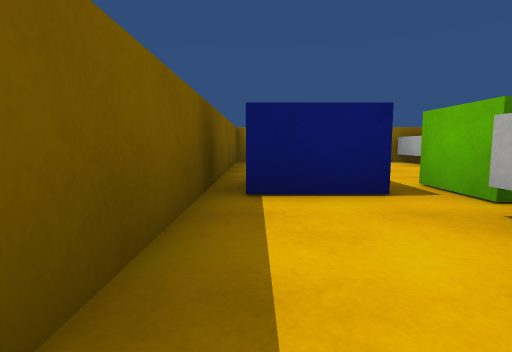
view 1 (above)

14 first-person views from a walk through a 3-D level made in the Unity game engine. The camera is 0.52 m above the floor, tilts 6° down and sees 80° across. The floor is counted in squares, 1 m on a side. Each view is taken from the middle of a square. On the plan, view 1 faces up. The plan holds only what a view shows up to about 9 squares ahead; the rest is blank. The place goes on beyond the plan. The player is left out. Surface patterns are stand-ins for the level's own textures.

view 2
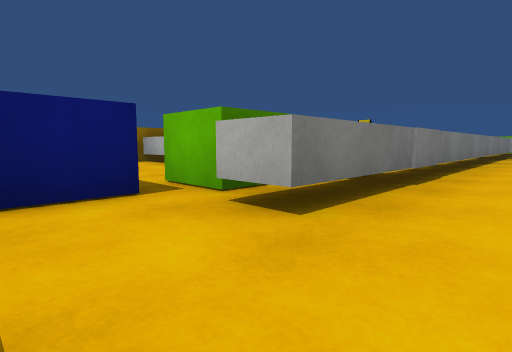

view 3
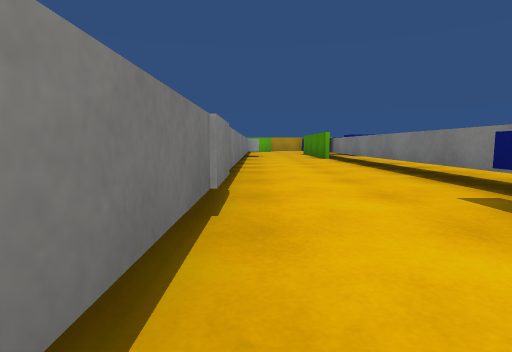

view 4
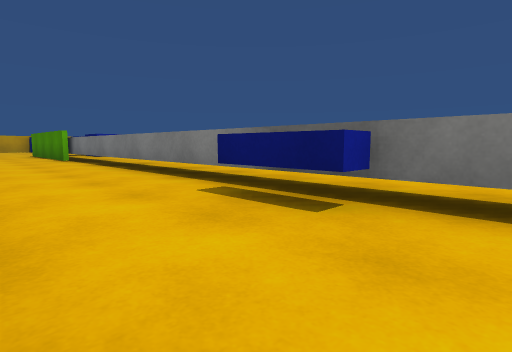

view 5
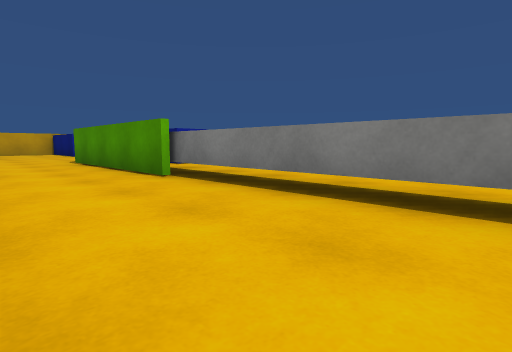

view 6
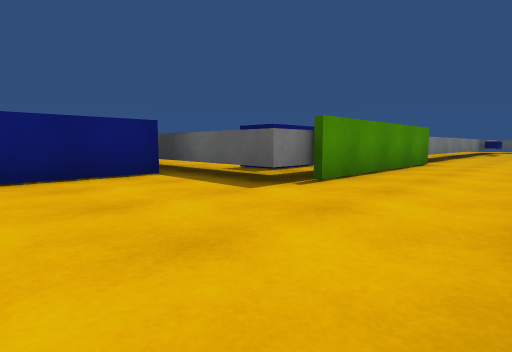

view 7
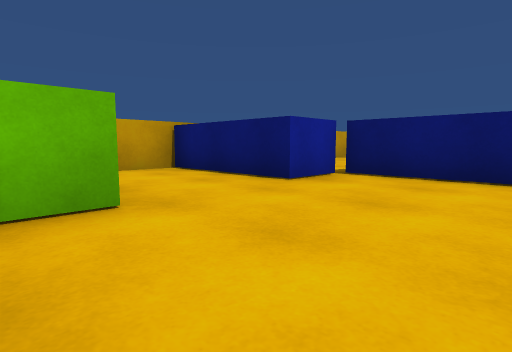

view 8
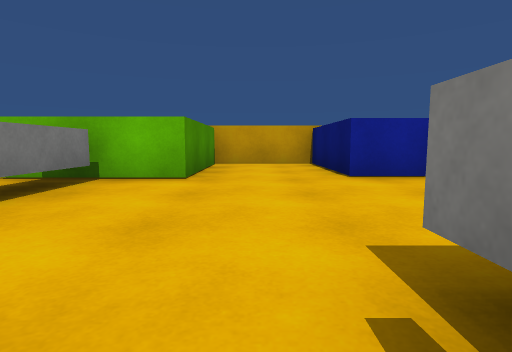

view 9
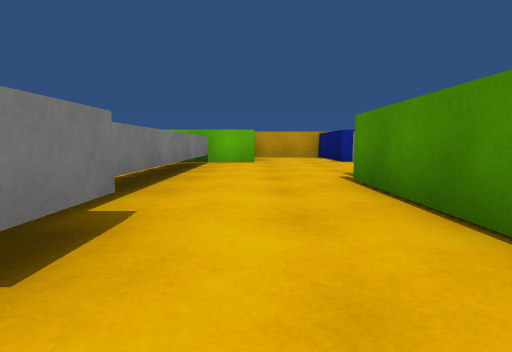

view 10
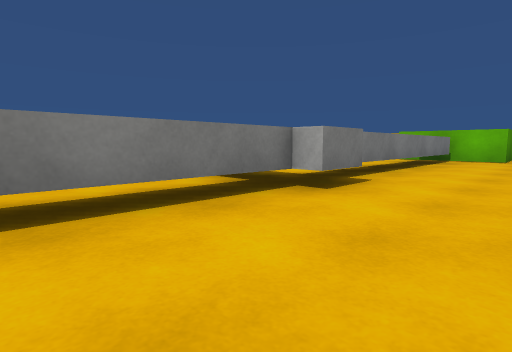

view 11
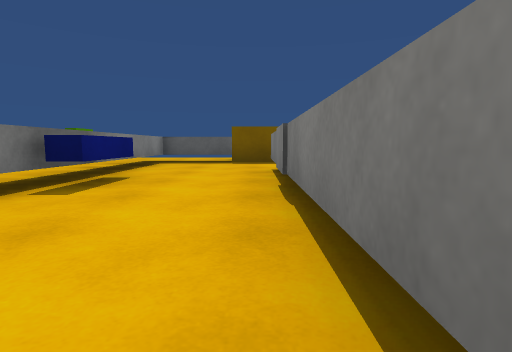

view 12
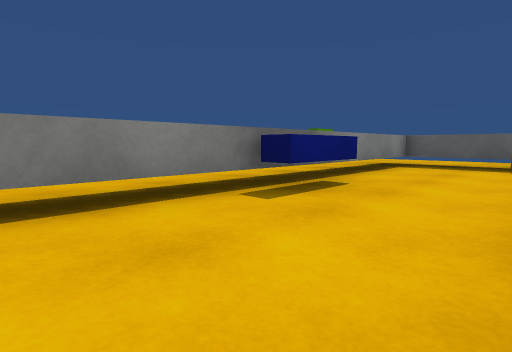

view 13
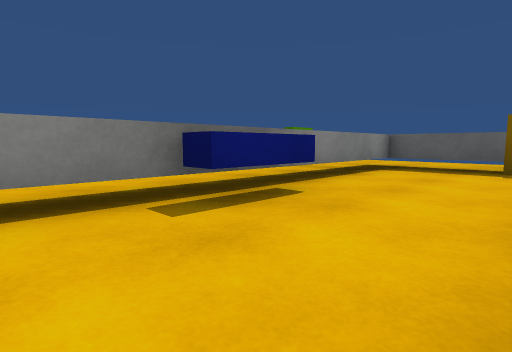

view 14
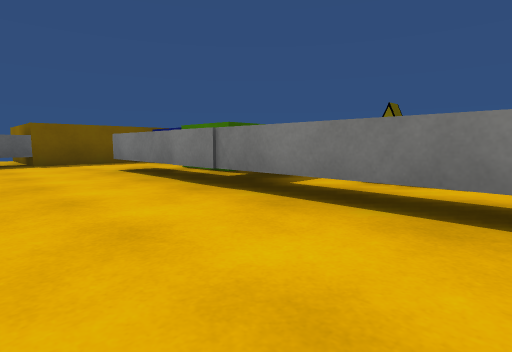

### Floor plan
Key: @ floor where view 1 was taken; # wall or solid block; . floor; ^ raised ledge; B blue block; G green block; S star; T thing the floor can be seen under or through; O other object.
Columns run from 1 left of view 1 to 25 right of it. Each row starts with its distance up from view 1.
  5 #
  4 #BBGG
  3 #BBGG  SS.  ...     ...
  2 #..####..TTTTTT  T####.#
  1 #..............TT......#
  0 #@.....................####
 -1 #...^^....................#
 -2 TTTTTTTTT##TTTTT####......#
 -3 ..  ...      ...BB #...####
 -4  O              BB #####
 -5                    #

Where each view was taken, in squares from view 1:
view 1: 0 up, 0 right, facing up
view 2: 0 up, 0 right, facing up-right
view 3: 1 up, 2 right, facing right
view 4: 1 up, 2 right, facing down-right
view 5: 1 up, 8 right, facing down-right
view 6: 1 up, 21 right, facing down-left
view 7: 1 up, 19 right, facing down-right
view 8: 1 down, 17 right, facing right
view 9: 0 up, 13 right, facing right
view 10: 1 down, 11 right, facing up-right
view 11: 1 up, 8 right, facing left
view 12: 1 up, 7 right, facing down-left
view 13: 1 up, 6 right, facing down-left
view 14: 1 down, 8 right, facing up-left
